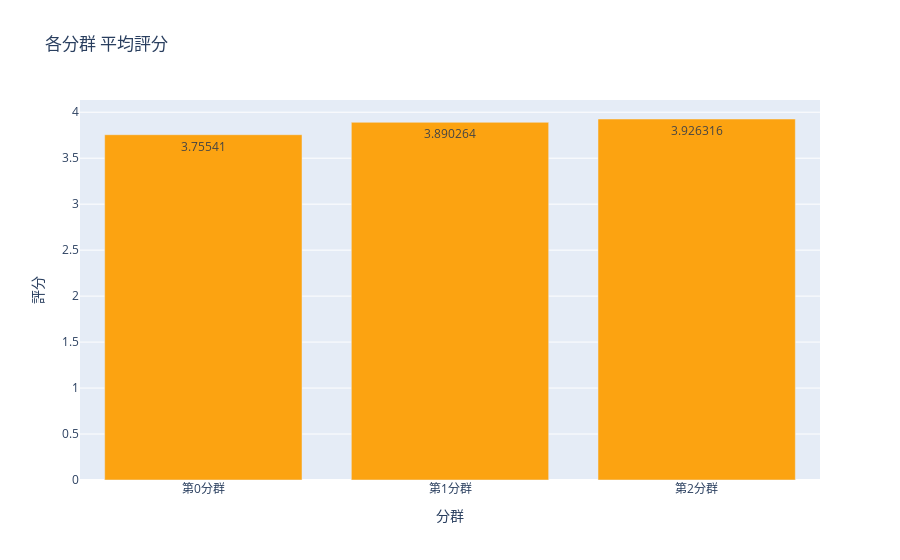

Notebook code for this chart:
### Code cell
px.bar(rr,'分群','評分',color_discrete_sequence =['#FCA311']*10,text_auto=True,title='各分群 平均評分')

### Figure 1 — Plotly figure (JSON) as saved in the notebook; plotly's stock layout.template omitted (floating-point values rounded to 4 significant figures)
{"data": [{"alignmentgroup": "True", "hovertemplate": "分群=%{x}<br>評分=%{y}<extra></extra>", "legendgroup": "", "marker": {"color": "#FCA311", "pattern": {"shape": ""}}, "name": "", "offsetgroup": "", "orientation": "v", "showlegend": false, "textposition": "auto", "texttemplate": "%{y}", "type": "bar", "x": ["第0分群", "第1分群", "第2分群"], "xaxis": "x", "y": [3.755, 3.89, 3.926], "yaxis": "y"}], "layout": {"barmode": "relative", "legend": {"tracegroupgap": 0}, "title": {"text": "各分群 平均評分"}, "xaxis": {"anchor": "y", "domain": [0, 1], "title": {"text": "分群"}}, "yaxis": {"anchor": "x", "domain": [0, 1], "title": {"text": "評分"}}}}
